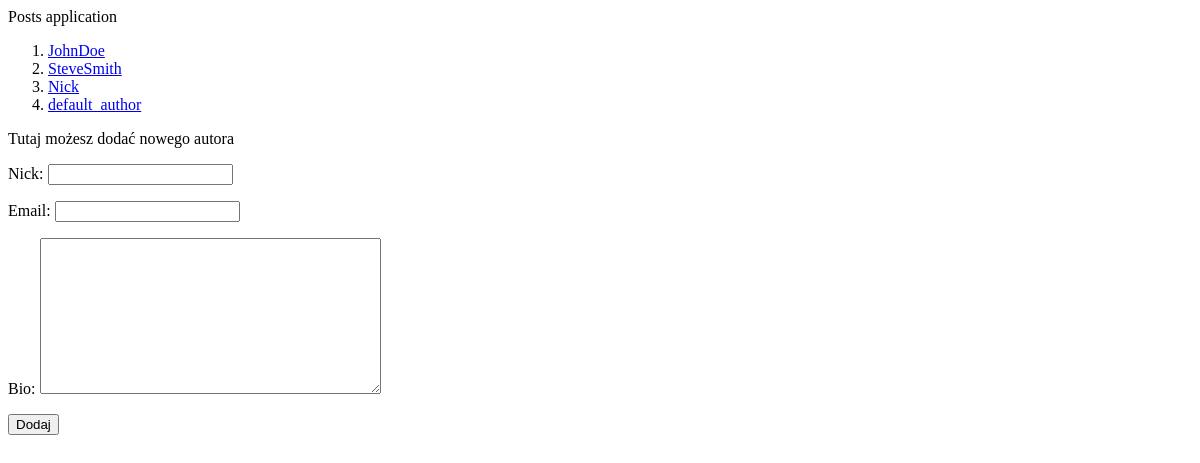
Before: /posts/authors/ with the older database file.
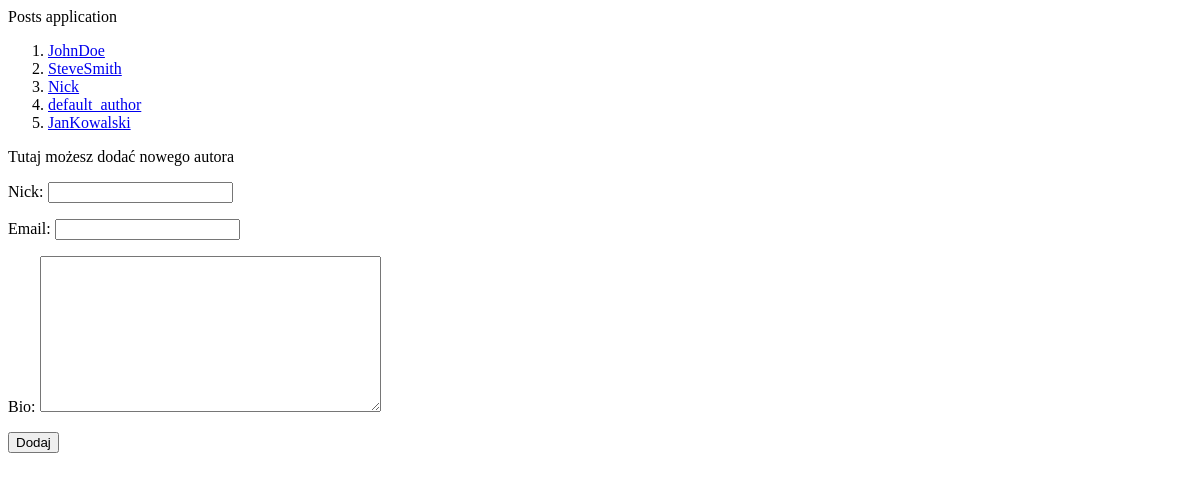
After: the same page with the newer database file.
### posts/models.py (models this page shows)
class Author(models.Model):
    nick = models.CharField(max_length=20)
    email = models.EmailField()
    bio = models.TextField(null=True, blank=True)
    def __str__(self):
        return f"{self.nick}"

### posts/views.py (the view)
# urls.py: path('authors/', authors_list, name="authors_list"),
def authors_list(request):
    if request.method == "POST":
        form = AuthorForm(data=request.POST)
        if form.is_valid():
            form.save()
            messages.add_message(
                request,
                messages.SUCCESS,
                "Utworzono nowego autora!!"
            )
        else:
            messages.add_message(
                request,
                messages.ERROR,
                form.errors['__all__']
            )
    elif request.method == "GET":
        form = AuthorForm()
        authors = Author.objects.all()
        return render(
            request=request,
            template_name="posts/authors_list.html",
            context={"authors": authors,
                     "form": form
                     }
        )

### posts/forms.py
class AuthorForm(forms.ModelForm):
    class Meta:
        model = Author
        fields = ["nick", "email", "bio"]

### posts/templates/posts/authors_list.html (shortened to what this page needs)
{% extends "posts/base.html" %}
{% block content %}
<ol>
    {% for a in authors %}
    <li><a href="{% url "posts:author_details" a.id %}">{{ a }}</a></li>
    {% endfor %}
</ol>
<p>Tutaj możesz dodać nowego autora</p>
<form method="post">
    {{ form.as_p }}
    <input type="submit" value="Dodaj">
</form>
{% endblock %}

Changed rows visible on the page:
added Author: nick "JanKowalski"
